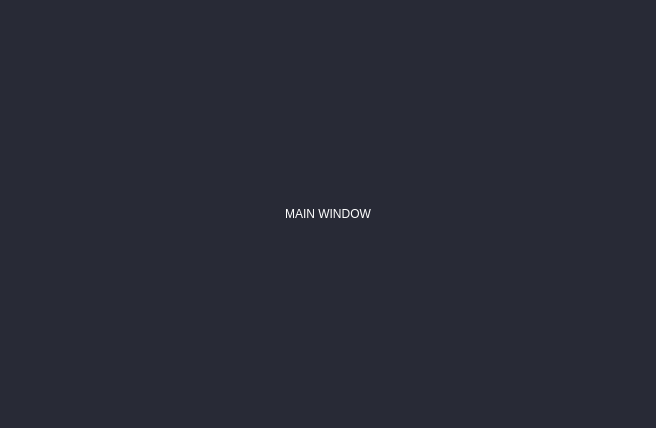
<?xml version="1.0" encoding="UTF-8"?>
<ui version="4.0">
 <class>MainWindow</class>
 <widget class="QMainWindow" name="MainWindow">
  <property name="geometry">
   <rect>
    <x>0</x>
    <y>0</y>
    <width>656</width>
    <height>428</height>
   </rect>
  </property>
  <property name="windowTitle">
   <string>MainWindow</string>
  </property>
  <property name="styleSheet">
   <string notr="true">background-color: rgb(40, 42, 54);</string>
  </property>
  <widget class="QWidget" name="centralwidget">
   <layout class="QVBoxLayout" name="verticalLayout">
    <item>
     <widget class="QLabel" name="label">
      <property name="styleSheet">
       <string notr="true">color: rgb(255, 255, 255);</string>
      </property>
      <property name="text">
       <string>MAIN WINDOW</string>
      </property>
      <property name="alignment">
       <set>Qt::AlignCenter</set>
      </property>
     </widget>
    </item>
   </layout>
  </widget>
 </widget>
 <resources/>
 <connections/>
</ui>
